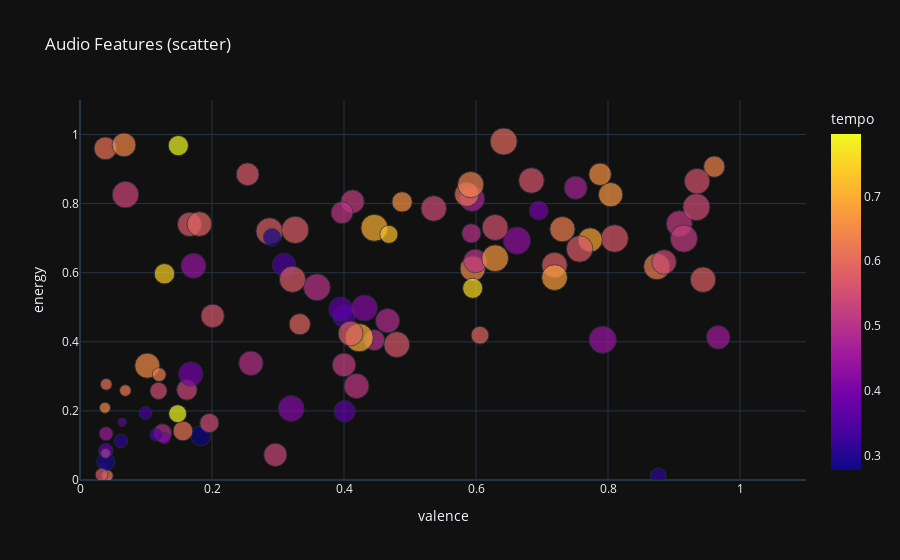

Notebook code for this chart:
### Code cell
scatter(preprocessed_sample)

### Figure 1 — Plotly figure (JSON) as saved in the notebook; plotly's stock layout.template omitted (floating-point values rounded to 4 significant figures)
{"data": [{"hovertemplate": "<b>%{hovertext}</b><br><br>valence=%{x}<br>energy=%{y}<br>danceability=%{marker.size}<br>tempo=%{marker.color}<extra></extra>", "hovertext": ["Ride the Lightning - 717 Tapes - Warren Zeiders", "Naoko - Sebastian Gahler", "Sweet Fingers - Albert King", "\"Martin's Sofa\", 'Headie One", "I Miss You - blink-182", "Gam Gam - 2023 - Deborah de Luca", "Free Birds - John Ocean", "English Suite No. 3 in G Minor Bwv 808: Gavotte II Ou La Musette - Fred Thomas", "New Mantra - Joseph Beg", "In My Arms - Purple Disco Machine", "Dans På Bordet - Ballinciaga", "Love is a Journey - Nathan Hill Trio", "Love - Koe Wetzel", "Padam Padam - Kylie Minogue", "WEIGHT OFF - KAYTRANADA", "Someone You Loved - Lewis Capaldi", "Slow Hand - The Pointer Sisters", "Blue Christmas - Holy Eve Trio", "Hit Me With Your Best Shot - Pat Benatar", "SICKO MODE - Travis Scott", "The Most Wonderful Time Of The Year - Matt Marantz Quartet", "Alive (feat. The Moth & The Flame) - KREAM Remix - deadmau5", "Beyond (feat. Luke Combs) - Live - Leon Bridges", "Opal - Four Tet Remix - Bicep", "Home for the Holidays - Roddy Doyle Trio", "Cool - Daniel Caesar", "in pieces - KMRU", "\"What's Love Got to Do with It\", 'Tina Turner", "I Will Always Love You - Dolly Parton", "Graduation Day - Nelson Rangell", "Only You Freestyle - Headie One", "Bus Route - Tyler Childers", "\"So We Won't Forget\", 'Khruangbin", "Ceramic Bubbles - No Death Remix - Rhucle", "Something in the Orange - Zach Bryan", "Running Up That Hill - Georgia", "\"Creepin' (with The Weeknd & 21 Savage)\", 'Metro Boomin", "Sea Parade - Original Mix - Tim Green", "Truly Another Classic - Glimlip", "Los Pollos Hermanos - Knucks", "Anteclock - The Lifted Index", "Last Day - Patrick Holland", "Watching Airplanes - Gary Allan", "Astral Distance - Muni Yogi", "NO TRENDS - Mike Dimes", "Wish You The Best - Lewis Capaldi", "Habit - Still Woozy", "The Dream - CARBS Lucid Remix - alt-J", "Love Really Hurts Without You - Billy Ocean", "I Lost You When the Rain Sang a Song - Original Mix - Seven24", "To Be Loved By You - Parker McCollum", "Low Life (feat. The Weeknd) - Future", "Evil Woman - Electric Light Orchestra", "\"Chapter 1 - The Hitchhiker's Guide to the Galaxy - The Hitchhiker's Guide to the Galaxy Book 1\", 'Douglas Adams", "Tush - 2006 Remaster - ZZ Top", "Horizon - Líom", "A Milli - Lil Wayne", "Für Immer - ATRIP", "SloMo - Chanel", "These Things Will Come To Be - DJ Seinfeld", "Apoptose Pt. 2 - Floating Points", "\"F**kin' Problems (feat. Drake 2 Chainz & Kendrick Lamar)\", 'A$AP Rocky", "Texas Sun - Khruangbin", "Deep See Whales - Wonderful Escape", "\"Can't Grumble\", 'Van Damn", "In Motion - Ann Annie", "Lil Boo Thang - Paul Russell", "Nonstop - Drake", "Express Your Love - Sweet & Innocent", "Down Bad (feat. JID Bas J. Cole EARTHGANG & Young Nudy) - Dreamville", "Starry Night - Edit - Peggy Gou", "Devil Beat - Louie Cut", "\"We've Got Tonight\", 'Bob Seger", "LesAlpx - Floating Points", "Heal Me (Danny Byrd Remix) - Radio Edit - FARR", "Delilah (pull me out of this) - Fred again..", "\"BuyPoloDisorder's Daughter Wears A 3000® Shirt Embroidered\", 'André 3000", "Burn It All Down - Ibukun Sunday", "Santa Baby - Sparrow & Bird", "Lee’s Last Dance - Mindchatter Cover - Mindchatter", "My Gull - Wilson Tanner", "Baby again.. - Fred again..", "MELTDOWN (feat. Drake) - Travis Scott", "Back to Basics (feat. Skepta) (Floating Points Remix) - Headie One", "This Charming Man - 2011 Remaster - The Smiths", "Kshanon - Hashree", "Slow Down Look Around - Chip Wickham", "Autumn Promises - Derek Hines Trio", "be that too - Paul Russell", "Desire Path - Raina Marigold", "Bela - Trikk", "My Heart Still Leans On You - Laurence Guy", "Boondocks - Little Big Town", "adore u - Fred again..", "On My Mind - Diplo", "Hold Me - Sped Up - Lavern", "Screw The World - Interlude - Drake"], "legendgroup": "", "marker": {"color": [0.3538, 0.5394, 0.5196, 0.6503, 0.5001, 0.6136, 0.4574, 0.3095, 0.6474, 0.5455, 0.5683, 0.4899, 0.5642, 0.5823, 0.3638, 0.4995, 0.5035, 0.5384, 0.5791, 0.7046, 0.3662, 0.5729, 0.3456, 0.5773, 0.5228, 0.2778, 0.3758, 0.4447, 0.6169, 0.4963, 0.668, 0.7571, 0.4603, 0.4037, 0.7964, 0.5183, 0.4452, 0.5454, 0.3999, 0.6362, 0.3311, 0.2936, 0.7273, 0.3058, 0.6361, 0.4907, 0.5683, 0.6113, 0.6408, 0.7857, 0.6635, 0.6544, 0.5438, 0.5094, 0.6609, 0.3471, 0.6886, 0.2803, 0.4771, 0.5727, 0.7419, 0.4362, 0.5071, 0.6349, 0.6, 0.3096, 0.5204, 0.7045, 0.5901, 0.6809, 0.5591, 0.5727, 0.5918, 0.591, 0.7954, 0.6088, 0.3358, 0.6307, 0.4172, 0.5728, 0.3802, 0.5772, 0.509, 0.6327, 0.4723, 0.6205, 0.5513, 0.5452, 0.4192, 0.5703, 0.5363, 0.5774, 0.4001, 0.5637, 0.5592, 0.6469, 0.6672], "coloraxis": "coloraxis", "size": [0.576, 0.487, 0.774, 0.737, 0.423, 0.592, 0.219, 0.276, 0.139, 0.845, 0.867, 0.39, 0.626, 0.746, 0.65, 0.501, 0.826, 0.618, 0.741, 0.834, 0.525, 0.598, 0.619, 0.826, 0.636, 0.444, 0.0808, 0.851, 0.446, 0.682, 0.68, 0.464, 0.641, 0.147, 0.369, 0.627, 0.715, 0.748, 0.674, 0.798, 0.0677, 0.366, 0.374, 0.0695, 0.73, 0.676, 0.767, 0.157, 0.518, 0.108, 0.475, 0.722, 0.694, 0.715, 0.58, 0.173, 0.674, 0.351, 0.728, 0.674, 0.477, 0.853, 0.636, 0.219, 0.837, 0.211, 0.85, 0.912, 0.364, 0.761, 0.747, 0.807, 0.52, 0.7, 0.469, 0.685, 0.19, 0.152, 0.77, 0.79, 0.241, 0.847, 0.557, 0.787, 0.611, 0.155, 0.334, 0.42, 0.77, 0.186, 0.807, 0.71, 0.41, 0.747, 0.771, 0.649, 0.823], "sizemode": "area", "sizeref": 0.00228, "symbol": "circle"}, "mode": "markers", "name": "", "orientation": "v", "showlegend": false, "type": "scatter", "x": [0.4, 0.162, 0.908, 0.595, 0.593, 0.0385, 0.0395, 0.876, 0.0378, 0.934, 0.81, 0.125, 0.201, 0.719, 0.395, 0.446, 0.359, 0.296, 0.944, 0.446, 0.401, 0.254, 0.309, 0.287, 0.4, 0.183, 0.0639, 0.792, 0.156, 0.259, 0.804, 0.595, 0.967, 0.128, 0.148, 0.413, 0.172, 0.536, 0.168, 0.874, 0.0353, 0.039, 0.468, 0.039, 0.731, 0.466, 0.48, 0.0397, 0.961, 0.0387, 0.488, 0.102, 0.885, 0.419, 0.788, 0.115, 0.773, 0.291, 0.594, 0.166, 0.128, 0.662, 0.599, 0.12, 0.642, 0.0621, 0.915, 0.423, 0.606, 0.719, 0.935, 0.757, 0.333, 0.181, 0.149, 0.586, 0.0993, 0.0687, 0.32, 0.322, 0.0391, 0.326, 0.397, 0.592, 0.751, 0.0415, 0.119, 0.196, 0.431, 0.0327, 0.0689, 0.41, 0.695, 0.684, 0.629, 0.0667, 0.629], "xaxis": "x", "y": [0.474, 0.261, 0.742, 0.612, 0.714, 0.96, 0.134, 0.0123, 0.209, 0.79, 0.699, 0.136, 0.475, 0.622, 0.495, 0.405, 0.558, 0.0728, 0.58, 0.73, 0.199, 0.885, 0.623, 0.72, 0.333, 0.128, 0.167, 0.406, 0.142, 0.338, 0.826, 0.555, 0.413, 0.121, 0.192, 0.806, 0.62, 0.786, 0.307, 0.618, 0.0407, 0.0532, 0.711, 0.00334, 0.726, 0.461, 0.392, 0.277, 0.907, 0.0774, 0.805, 0.331, 0.631, 0.272, 0.885, 0.131, 0.695, 0.703, 0.814, 0.74, 0.597, 0.693, 0.634, 0.305, 0.98, 0.113, 0.699, 0.412, 0.419, 0.586, 0.865, 0.669, 0.451, 0.741, 0.968, 0.827, 0.194, 0.259, 0.207, 0.581, 0.0851, 0.724, 0.774, 0.855, 0.846, 0.0124, 0.258, 0.165, 0.498, 0.0152, 0.826, 0.424, 0.78, 0.867, 0.731, 0.97, 0.642], "yaxis": "y"}], "layout": {"coloraxis": {"colorbar": {"title": {"text": "tempo"}}, "colorscale": [[0, "#0d0887"], [0.1111, "#46039f"], [0.2222, "#7201a8"], [0.3333, "#9c179e"], [0.4444, "#bd3786"], [0.5556, "#d8576b"], [0.6667, "#ed7953"], [0.7778, "#fb9f3a"], [0.8889, "#fdca26"], [1, "#f0f921"]]}, "legend": {"itemsizing": "constant", "tracegroupgap": 0}, "title": {"text": "Audio Features (scatter)"}, "xaxis": {"anchor": "y", "domain": [0, 1], "range": [0, 1.1], "title": {"text": "valence"}}, "yaxis": {"anchor": "x", "domain": [0, 1], "range": [0, 1.1], "title": {"text": "energy"}}}}
